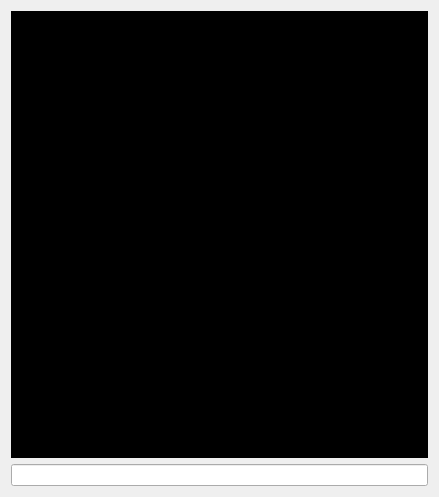
<?xml version="1.0" encoding="UTF-8"?>
<ui version="4.0">
 <class>Form</class>
 <widget class="QWidget" name="Form">
  <property name="geometry">
   <rect>
    <x>0</x>
    <y>0</y>
    <width>439</width>
    <height>497</height>
   </rect>
  </property>
  <property name="sizePolicy">
   <sizepolicy hsizetype="Expanding" vsizetype="Expanding">
    <horstretch>0</horstretch>
    <verstretch>0</verstretch>
   </sizepolicy>
  </property>
  <property name="windowTitle">
   <string>Form</string>
  </property>
  <property name="styleSheet">
   <string notr="true"/>
  </property>
  <layout class="QGridLayout" name="gridLayout_2">
   <item row="0" column="0">
    <layout class="QGridLayout" name="gridLayout">
     <item row="0" column="0">
      <widget class="QTextBrowser" name="textEdit">
       <property name="styleSheet">
        <string notr="true">background-color: rgb(0, 0, 0);</string>
       </property>
      </widget>
     </item>
     <item row="1" column="0">
      <widget class="QLineEdit" name="lineEdit">
       <property name="styleSheet">
        <string notr="true"/>
       </property>
      </widget>
     </item>
    </layout>
   </item>
  </layout>
 </widget>
 <resources/>
 <connections/>
</ui>
